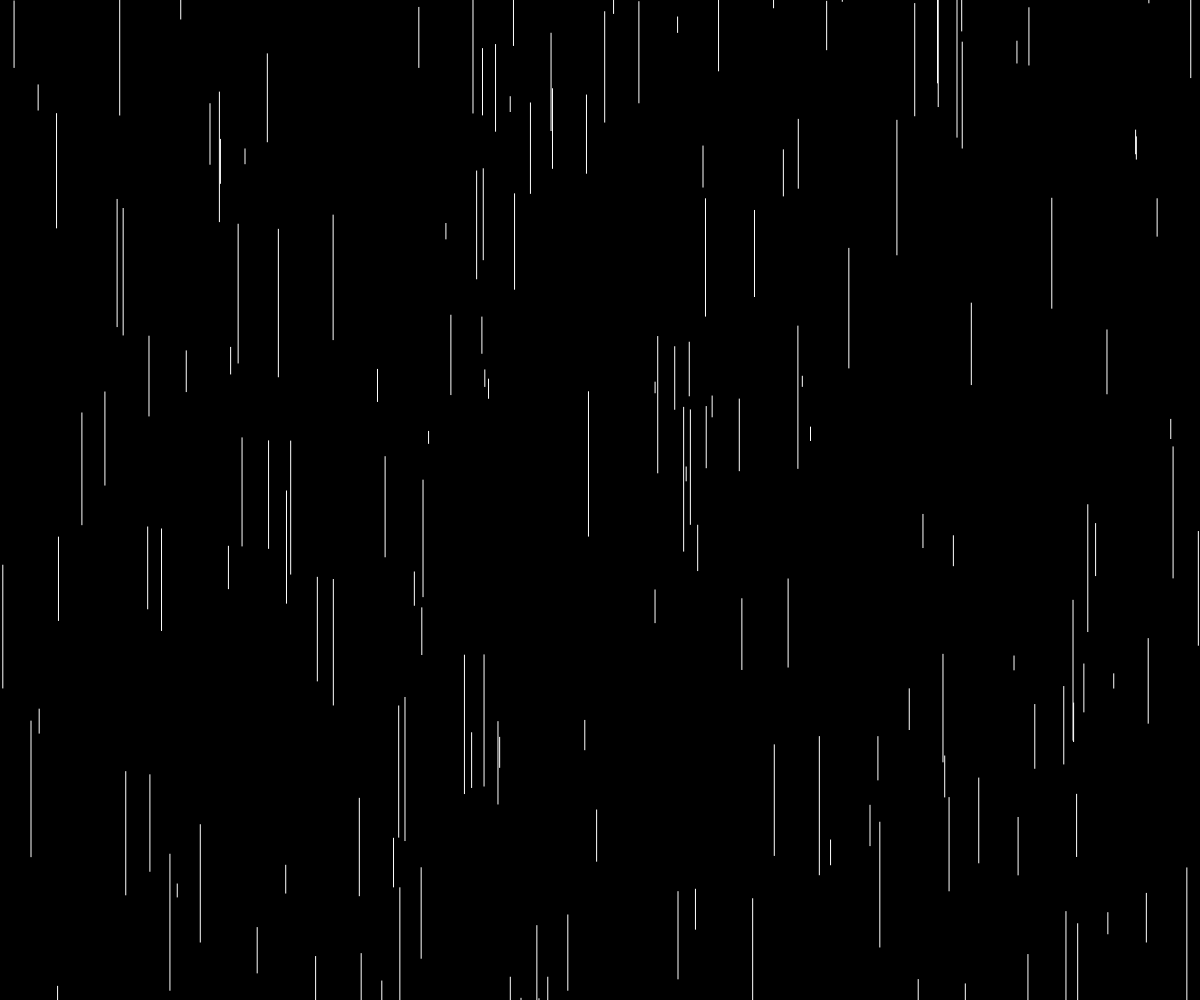
Frame 1 (no input)
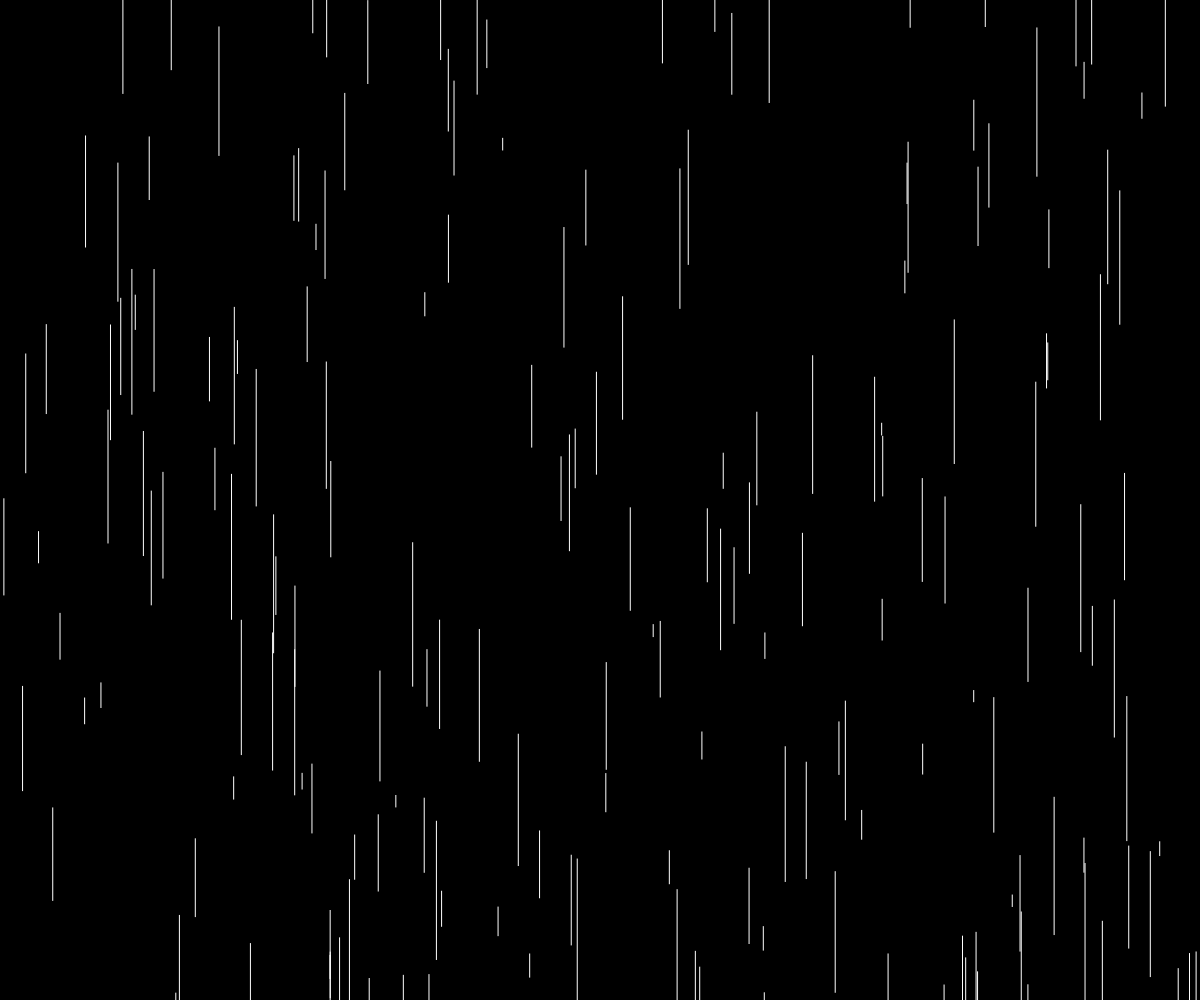
Frame 60 (no input)
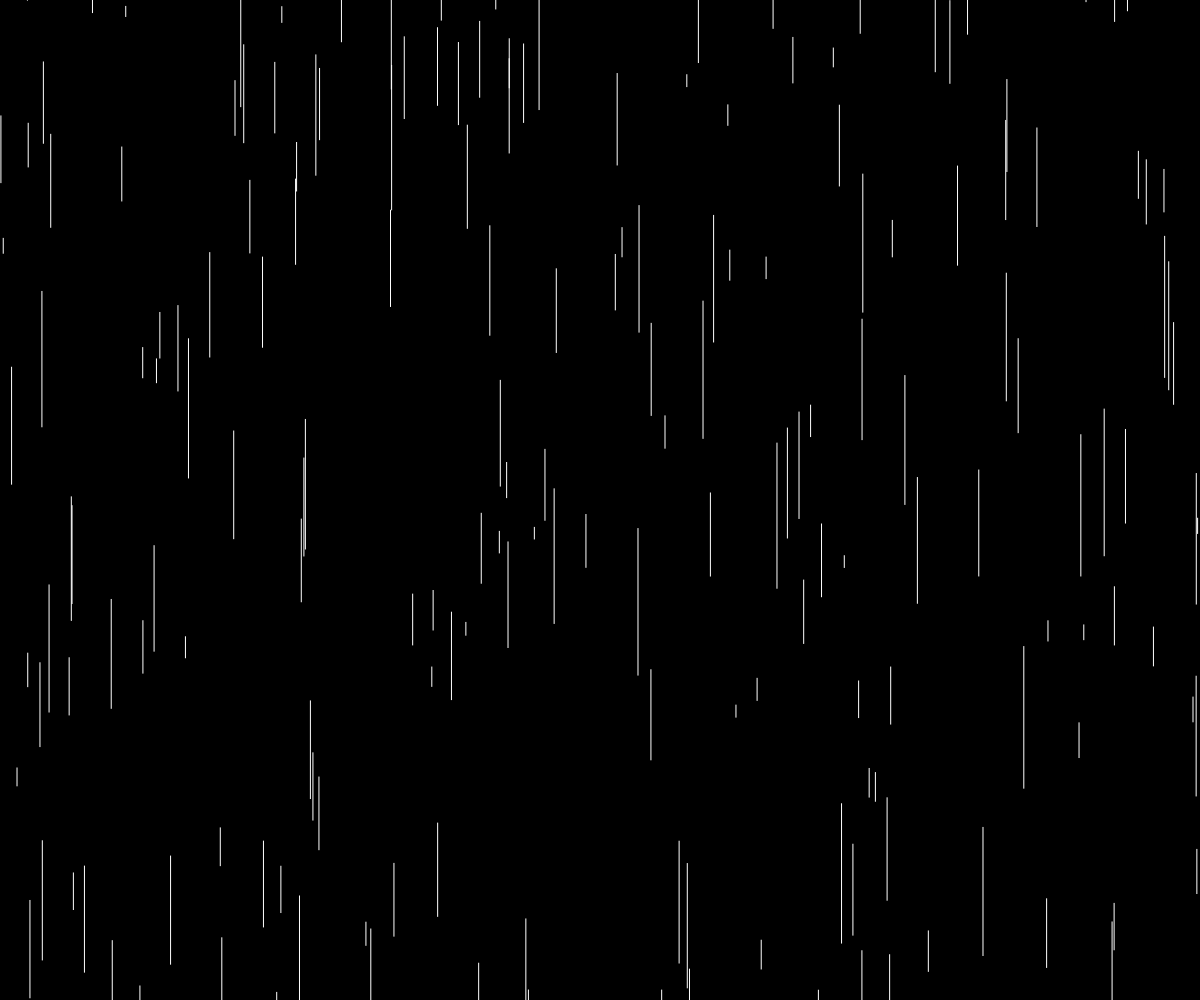
Frame 120 (the mouse pressed at the canvas centre since frame 60)

The p5.js sketch that drew these frames (run headless with seeded random() and noise() and a simulated clock; from frame 60 on, the mouse is pressed at the canvas centre):

// p5.js sketch
// ── sketch.js
function setup(){
	createCanvas(windowWidth, windowHeight)
}

function draw(){
	
	background(0,0,0)


	let lato = windowWidth
	
	stroke(255)
	strokeWeight = random(1, 50)
	Fill = random (0, 20)

	beginShape(LINES)

	for(let i=0; i<800; i=i+1){
		let lunghezza = random(10, 150)
		let posX = random(-lato, lato)
		let posY = random(-lato, lato)
		let posZ = random(-lato, lato)
		vertex(posX, posY, posZ)
		vertex(posX, posY + lunghezza, posZ)
	}
	endShape()
}
// ── pioggia.html
<!DOCTYPE html>
<html>
<head>
	<meta charset="utf-8">
	<meta name="viewport" content="width=device-width, initial-scale=1">
	<title>pioggia (p5js)</title>
	<style>
		body {
			background-color: lightgray;
			margin: 0;
			padding: 0px;
		}
		canvas {
			display: block;
		}
	</style>
</head>
<body>
	<script src="https://cdn.jsdelivr.net/npm/p5@1.6.0/lib/p5.min.js"></script>
	<script src="sketch.js"></script>
</body>
</html>
